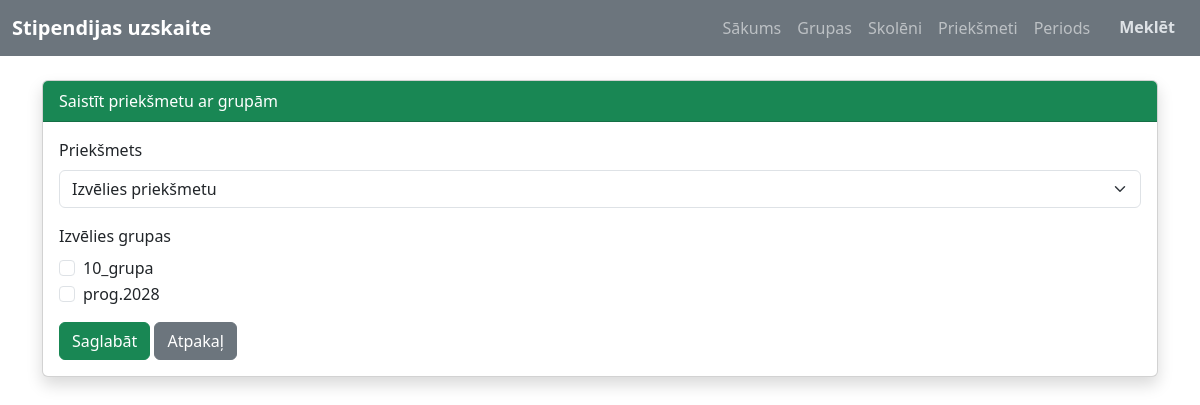
/groups/bindSubject, run on an earlier commit of the app's database.
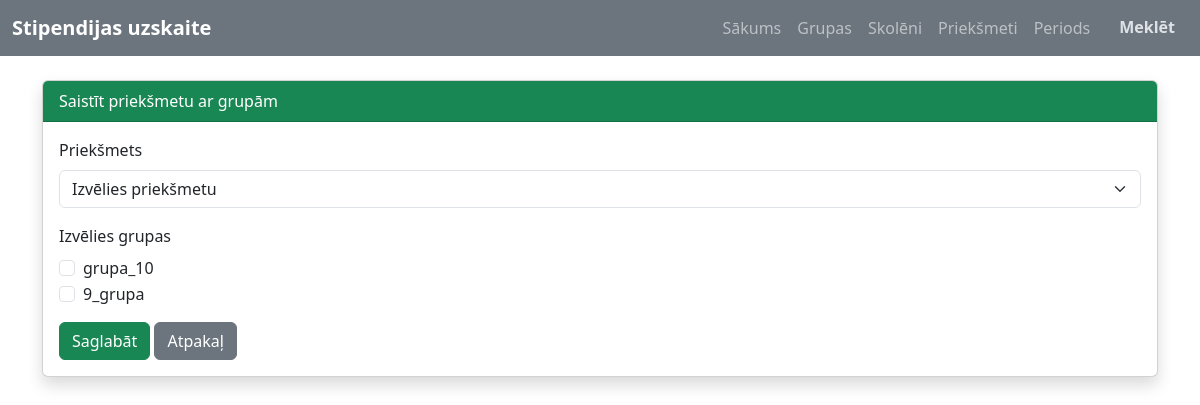
And on a later commit of the database.
### tables this page shows
CREATE TABLE `groups` (
  `id` int(11) NOT NULL,
  `group_name` varchar(100) DEFAULT NULL,
  `created_at` datetime DEFAULT current_timestamp()
);

### Core/functions.php (called while the page is built, shortened)
<?php
function base_path($path) {
    return BASE_PATH . $path;
}
function view($path, $attributes = [] ) {
    extract($attributes);
    require base_path("app/views/{$path}");
}

### app/controllers/group/GroupSubjectController.php (called while the page is built, shortened)
<?php
try {
    $db = App::resolve(Database::class);
} catch (\Exception $e) {
    error_log("Neizdevās izveidot datubāzes savienojumu: " . $e->getMessage());
    die("Sistēma šobrīd nav pieejama. Lūdzu, mēģiniet vēlāk.");
}
$errors = [];
try {
    $subjects = $db->query("SELECT * FROM subjects")->get();
} catch (\Exception $e) {
    error_log("Kļūda ielādējot priekšmetus: " . $e->getMessage());
    $subjects = [];
}
try {
    $groups = $db->query("SELECT * FROM groups")->get();
} catch (\Exception $e) {
    error_log("Kļūda ielādējot grupas: " . $e->getMessage());
    $groups = [];
}
try {
    view('groups/bindSubject.php', [
        'subjects' => $subjects,
        'groups' => $groups,
        'errors' => $errors
    ]);
} catch (\Exception $e) {
    error_log("Kļūda ielādējot skatu groups/bindSubject.php: " . $e->getMessage());
    echo "Diemžēl formu ielādēt neizdevās.";
}

### public/index.php (called while the page is built, shortened)
<?php
require BASE_PATH . 'Core/functions.php';
spl_autoload_register(function ($class) {
    $class = str_replace('\\', DIRECTORY_SEPARATOR, $class);
});
$router = new \Core\Router();
$path = parse_url($_SERVER['REQUEST_URI'], PHP_URL_PATH);
$method = $_POST['_method'] ?? $_SERVER['REQUEST_METHOD'];
require base_path('bootstrap.php');
$router->route($path, $method);

### Core/App.php (called while the page is built, shortened)
<?php
class App
{
    protected static $container;
    public static function setContainer ($container) {
        static::$container = $container;
    }
    public static function Container()
    {
        return static::$container;
    }
    public static function resolve($key) {
        return static::Container()->resolve($key);
    }
}

### Core/Container.php (called while the page is built, shortened)
<?php
class Container
{
    protected $bindings = [];
    public function bind($key, $resolver)
    {
        $this->bindings[$key] = $resolver;
    }
    public function resolve($key)
    {
        $resolver = $this->bindings[$key];
        return call_user_func($resolver);
    }
}

### config.php (called while the page is built)
<?php
return [
    'database' => [
        'host' => 'localhost',
        'port' => 3306,
        'dbname' => 'stipendiju_uzskaite',
        'charset' => 'utf8mb4'
    ]
];

### bootstrap.php (called while the page is built, shortened)
<?php
$container = new Container();
$container->bind('Core\Database', function () {
    $config = require base_path('config.php');
    return new Database($config['database']);
});

### Core/Database.php (called while the page is built, shortened)
<?php
class Database
{
    public $connection;
    public $statement;
    public function __construct($config, $username = 'root', $password = '')
    {
        $dns = 'mysql: ' . http_build_query($config, '', ';');
        $this->connection = new PDO($dns, $username, $password, [
            PDO::ATTR_DEFAULT_FETCH_MODE => PDO::FETCH_ASSOC
        ]);
    }
    public function query($query, $params = [])
    {
        $this->statement = $this->connection->prepare($query);
        $this->statement->execute($params);
        return $this;
    }
    public function get()
    {
        return $this->statement->fetchAll();
    }
}

### app/views/groups/bindSubject.php (the view, shortened to what the changed rows need)
<?php
require base_path('app/views/partials/head.php');
require base_path('app/views/partials/nav.php');
?>
<div class="container mt-4">
    <div class="card shadow">
        <div class="card-header bg-success text-white">
            Saistīt priekšmetu ar grupām
        </div>
        <div class="card-body">
            <form method="POST" action="/groups/bindSubject">
                <div class="mb-3">
                    <label class="form-label">
                        Priekšmets
                    </label>
                    <select
                        name="subject_id" class="form-select" required>
                        <option value="">
                            Izvēlies priekšmetu
                        </option>
                    </select>
                </div>
                <div class="mb-3">
                    <label class="form-label">
                        Izvēlies grupas
                    </label>
                    <?php foreach ($groups as $group): ?>
                        <div class="form-check">
                            <input
                                class="form-check-input"
                                type="checkbox"
                                name="groups[]"
                                value="<?= $group['id'] ?>"
                                id="group<?= $group['id'] ?>"
                            >
                            <label
                                class="form-check-label" for="group<?= $group['id'] ?>">
                                <?= $group['group_name'] ?>
                            </label>
                        </div>
                    <?php endforeach; ?>
                </div>
                <button
                    type="submit" class="btn btn-success">
                    Saglabāt
                </button>
                <a
                    href="/groups" class="btn btn-secondary">
                    Atpakaļ
                </a>
            </form>
        </div>
    </div>
</div>
<?php
require base_path('app/views/partials/footer.php');
?>

### Core/router.php (shortened to what the changed rows need)
<?php
class Router {
    protected $routes = [];
    public function add($uri, $controller, $method) {
        $this->routes[] = [
            'uri' => $uri,
            'controller' => $controller,
            'method' => $method,
            'middleware' => null
        ];
        return $this;
    }
    public function route($uri, $method) {
        foreach ($this->routes as $route) {
            if ($route['uri'] === $uri && $route['method'] === strtoupper($method)){
                return require base_path('app/controllers/' . $route['controller']);
            }
        }
    }
}

### app/views/partials/nav.php (shortened to what the changed rows need)
<nav class="navbar navbar-expand-lg navbar-dark bg-secondary" data-bs-theme="dark">
    <div class="container-fluid">
        <a class="navbar-brand fw-bold" href="/">
            Stipendijas uzskaite
        </a>
        <div class="collapse navbar-collapse" id="navbarNav">
            <ul class="navbar-nav ms-auto">
                <li class="nav-item">
                    <a class="nav-link" href="/">Sākums</a>
                </li>
                <li class="nav-item">
                    <a class="nav-link" href="/groups">Grupas</a>
                </li>
                <li class="nav-item">
                    <a class="nav-link" href="/students">Skolēni</a>
                </li>
                <li class="nav-item">
                    <a class="nav-link" href="/subjects">Priekšmeti</a>
                </li>
                <li class="nav-item">
                    <a class="nav-link" href="/period">Periods</a>
                </li>
                <li class="nav-item">
                    <a class="btn fw-bold ms-2" href="/search">Meklēt</a>
                </li>
            </ul>
        </div>
    </div>
</nav>

What changed in the data, as far as the page shows it:
removed groups: group_name "10_grupa"
removed groups: group_name "prog.2028"
added groups: group_name "grupa_10"
added groups: group_name "9_grupa"
